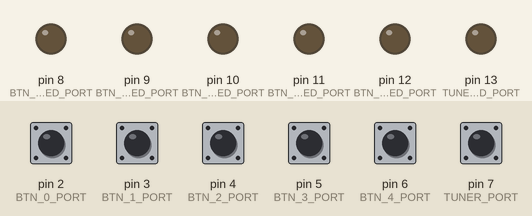
A sketch run on a simulated Arduino Uno, built with avr-gcc and run on an emulated ATmega328P. On the bench: output pins drawn as LEDs (lit = HIGH). The inputs (shaded band) are chosen by the test bench; at power-on: pin 2 (BTN_0_PORT), pin 3 (BTN_1_PORT), pin 4 (BTN_2_PORT), pin 5 (BTN_3_PORT), pin 6 (BTN_4_PORT), pin 7 (TUNER_PORT) HIGH. What the sketch prints to the serial monitor is not drawn.

Above: at 2.7 s.
2.8 s: pin 3 (BTN_1_PORT) pulled LOW for 0.15 s
At 3.8 s:
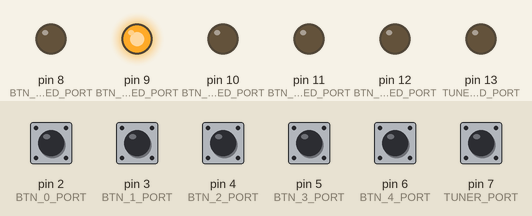
4.4 s: pin 4 (BTN_2_PORT) pulled LOW for 0.15 s
At 5.0 s:
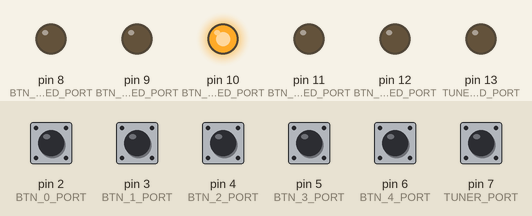
6.0 s: pin 5 (BTN_3_PORT) pulled LOW for 0.15 s
At 7.2 s:
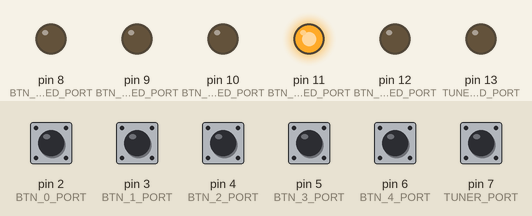
7.6 s: pin 6 (BTN_4_PORT) pulled LOW for 0.15 s
At 8.6 s:
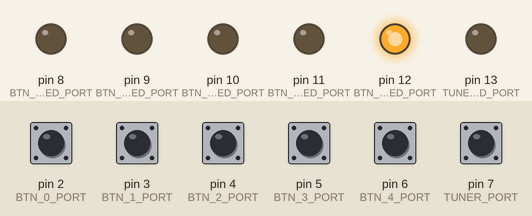
9.2 s: pin 7 (TUNER_PORT) pulled LOW for 0.15 s
At 9.8 s:
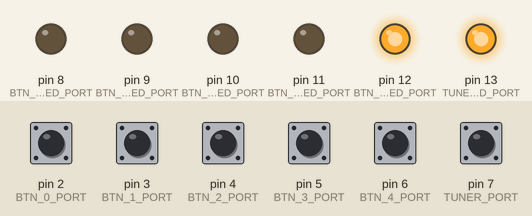
10.8 s: pin 7 (TUNER_PORT) pulled LOW for 1 s
At 12.2 s:
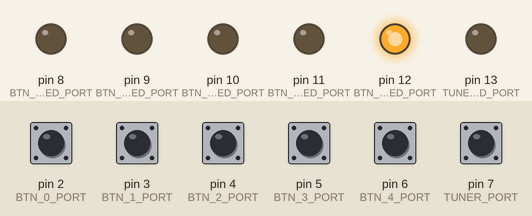
Timing chart, 0 to 13.8 s (numbered marks = the images above; inputs shaded):
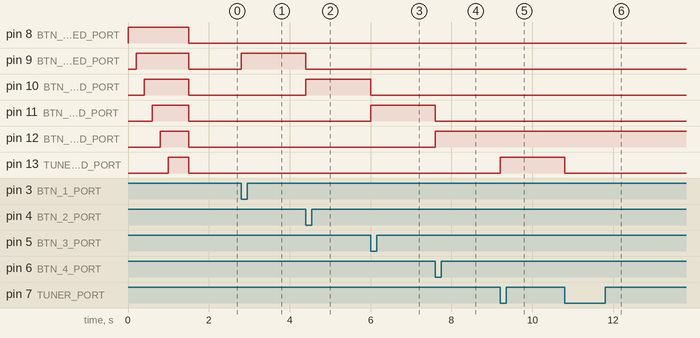

The sketch:

fm3.ino
```cpp
#include <SPI.h>
#include <Wire.h>
#include <MIDI.h>
#include <EEPROM.h>

MIDI_CREATE_INSTANCE(HardwareSerial, Serial, midiOut);

#define MIDI_CHANNEL   1
#define MAX_BTN     6 // 버튼수 ( scene 5개 + tuner 1 )

////////////////////////////////////////////////////////////////////////

// TUNER
#define BTN_0_PORT    2   // 버튼 1
#define BTN_1_PORT    3
#define BTN_2_PORT    4
#define BTN_3_PORT    5
#define BTN_4_PORT    6
#define TUNER_PORT     7   // 튜너?

// led
#define BTN_0_LED_PORT    8     // 버튼1 LED
#define BTN_1_LED_PORT    9
#define BTN_2_LED_PORT    10
#define BTN_3_LED_PORT    11
#define BTN_4_LED_PORT    12
#define TUNER_LED_PORT     13

// Scene CC / Value
#define SCENE_CC      35    // Value가 0이면 Scene1 , 1이면 Scene2
// Value
#define SCENE_0   0 // Scene 1
#define SCENE_1   1 // Scene 2
#define SCENE_2   2 // Scene 3
#define SCENE_3   3 // Scene 4
#define SCENE_4   4 // Scene 5

// MIDI CC / Value
#define TUNER_CC      33
#define TUNER_ON      127
#define TUNER_OFF     0


////////////////////////////////////////////////////////////////////////

#define KEY_STATE_NONE          0
#define KEY_STATE_PRESS         1
#define KEY_STATE_LONGPRESS     2
#define KEY_STATE_RELEASE       3

// channel + bank
int btnState[MAX_BTN] = { KEY_STATE_NONE, KEY_STATE_NONE, KEY_STATE_NONE, KEY_STATE_NONE, KEY_STATE_NONE, KEY_STATE_NONE };
unsigned long pressTime[MAX_BTN] = { 0, 0, 0, 0, 0, 0 };

unsigned long infoTimer = 0;
bool on_tuner = false;
int lastselect = -1;

void SetFM3Init();

////////////////////////////////////////////////////////////////////////

// CC는 노브나 그런 continues한 것들
void SetCC( int ControlNumber, int ControlValue, int Channel )
{
  midiOut.sendControlChange(ControlNumber, ControlValue, Channel);
}

void SetPC( int ProgramNumber, int Channel )
{
  midiOut.sendProgramChange(ProgramNumber, Channel);
}


void setup()
{
  // Must set to Midi !
  Serial.begin(31250);
  //Serial.begin(9600);

  // 버튼 / LED 초기화
  pinMode(BTN_0_PORT, INPUT_PULLUP);
  pinMode(BTN_1_PORT, INPUT_PULLUP);
  pinMode(BTN_2_PORT, INPUT_PULLUP);
  pinMode(BTN_3_PORT, INPUT_PULLUP);
  pinMode(BTN_4_PORT, INPUT_PULLUP);
  pinMode(TUNER_PORT, INPUT_PULLUP);

  pinMode(BTN_0_LED_PORT, OUTPUT);
  pinMode(BTN_1_LED_PORT, OUTPUT);
  pinMode(BTN_2_LED_PORT, OUTPUT);
  pinMode(BTN_3_LED_PORT, OUTPUT);
  pinMode(BTN_4_LED_PORT, OUTPUT);
  pinMode(TUNER_LED_PORT, OUTPUT);

  SetFM3Init();

  Serial.print(F("Setup Done\n"));
}

unsigned long debounceDelay = 200; // ms
//unsigned long debounceDelay = 50; // ms
unsigned long longpresstime = 400;

bool checkPress(int btn)
{
    int state = digitalRead(btn);
    int p = btn - BTN_0_PORT;
    unsigned long ct = millis();
	bool ret = false;

	if( state == LOW )
	{
		if( btnState[p] == KEY_STATE_NONE)
		{
			btnState[p] = KEY_STATE_PRESS;
			pressTime[p] = ct;
			//Serial.print(F("check low\n"));
			ret = true;
		}
	}
	else if( state == HIGH )
	{
		if( btnState[p] != KEY_STATE_NONE && pressTime[p] + debounceDelay < ct)
		{
			btnState[p] = KEY_STATE_NONE;
			pressTime[p] = ct;
			//Serial.print(F("check high\n"));
		}
	}

    return ret;
}

bool checkPress_TUNER(int btn)
{
    int state = digitalRead(btn);
    int p = btn - BTN_0_PORT;
    unsigned long ct = millis();
    bool ret = false;

    if( state == LOW )
    {
      if( btnState[p] == KEY_STATE_NONE)
      {
        btnState[p] = KEY_STATE_PRESS;
        pressTime[p] = ct;
        //Serial.print(F("check low\n"));
        ret = true;
      }
    }
    else if( state == HIGH )
    {
      if( btnState[p] == KEY_STATE_PRESS && pressTime[p] + debounceDelay < ct)
      {
        btnState[p] = KEY_STATE_RELEASE;
        pressTime[p] = ct;
		//Serial.print(F("check high\n"));
      }
	  else if( btnState[p] == KEY_STATE_RELEASE && pressTime[p] + longpresstime < ct)
	  {
		  btnState[p] = KEY_STATE_NONE;
	  }
    }

    return ret;
}

void LedOn(int pos)
{
  for(int i=0; i<MAX_BTN; i++)
  {
    if( pos == lastselect) continue;
    digitalWrite(BTN_0_LED_PORT+i, LOW);
  }

  digitalWrite(BTN_0_LED_PORT+pos, HIGH);
}

void SetTuner(bool enable)
{
	SetCC( TUNER_CC, enable == true ? TUNER_ON:TUNER_OFF, MIDI_CHANNEL );
	digitalWrite(TUNER_LED_PORT, enable ? HIGH : LOW);
}

void ChangeScene(int pos)
{
	LedOn(pos);
	SetCC( SCENE_CC, SCENE_0 + pos, MIDI_CHANNEL );
}

void PressTuner()
{
	on_tuner = !on_tuner;
	SetTuner(on_tuner);
}

void PressBTN(int pos)
{
	if( on_tuner == true )
		PressTuner();

	if( lastselect == pos ) return;
	ChangeScene(pos);
	lastselect = pos;
}


void SetFM3Init()
{
	for(int i=0; i<MAX_BTN; i++)
	{
		digitalWrite(BTN_0_LED_PORT + i, HIGH);
		delay(200);
	}

	delay(300);
	for(int i=0; i<MAX_BTN; i++)
		digitalWrite(BTN_0_LED_PORT + i, LOW);
}


////////////////////////////////////////////////////////////////////////////////////////////////

void loop()
{
    if(checkPress_TUNER(TUNER_PORT) == true)
		PressTuner();

    if(checkPress(BTN_0_PORT) == true)
		PressBTN(SCENE_0);
    else if(checkPress(BTN_1_PORT) == true)
		PressBTN(SCENE_1);
    else if(checkPress(BTN_2_PORT) == true)
		PressBTN(SCENE_2);
    else if(checkPress(BTN_3_PORT) == true)
		PressBTN(SCENE_3);
    else if(checkPress(BTN_4_PORT) == true)
		PressBTN(SCENE_4);

}
```

Measured:
- after the input at 2.8 s, pin 9 (BTN_1_LED_PORT): LOW → HIGH at once
- after the input at 4.4 s, pin 9 (BTN_1_LED_PORT): HIGH → LOW at once; pin 10 (BTN_2_LED_PORT): LOW → HIGH at once
- after the input at 6.0 s, pin 10 (BTN_2_LED_PORT): HIGH → LOW at once; pin 11 (BTN_3_LED_PORT): LOW → HIGH at once
- after the input at 7.6 s, pin 11 (BTN_3_LED_PORT): HIGH → LOW at once; pin 12 (BTN_4_LED_PORT): LOW → HIGH at once
- after the input at 9.2 s, pin 13 (TUNER_LED_PORT): LOW → HIGH at once
- after the input at 10.8 s, pin 13 (TUNER_LED_PORT): HIGH → LOW at once
